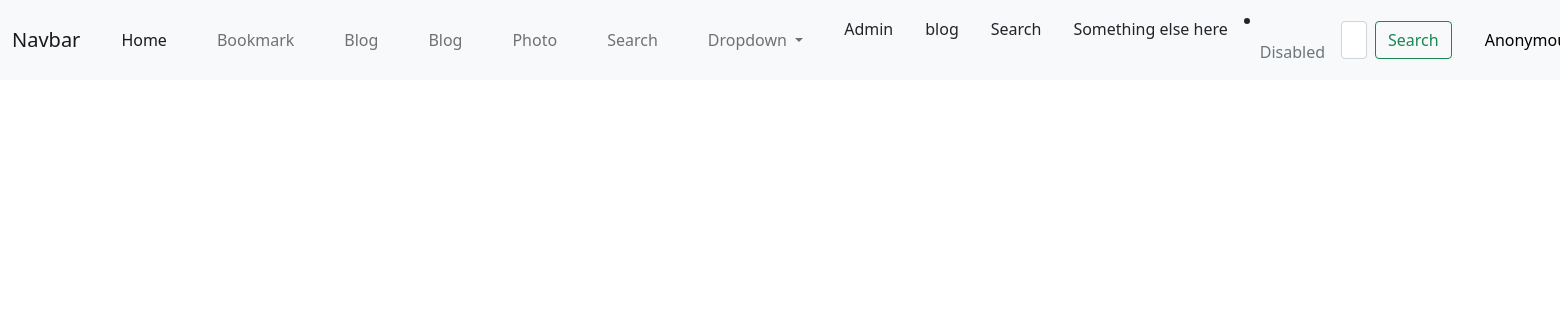
The app's page /photo/, older data.
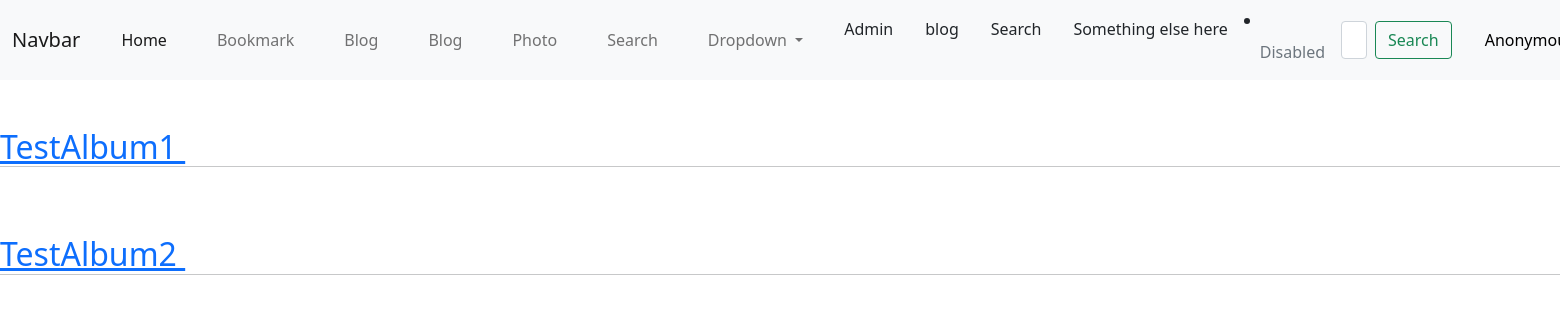
The same page, newer data.
### photo/models.py (models this page shows, shortened)
class Album(models.Model):
    name=models.CharField(max_length=30)
    description = models.CharField('One Line Description',max_length=100, blank=True )
    owner = models.ForeignKey('auth.User', on_delete=models.CASCADE, verbose_name='OWNER', blank=True, null=True )
    class Meta:
        ordering=('name',)

### photo/views.py (the view)
# urls.py: path('',views.AlbumLV.as_view(), name='index'),
class AlbumLV(ListView):
    model = Album

### photo/templates/photo/album_list.html (shortened to what this page needs)
{% extends 'base.html' %}
{% block content %}
    {%  for item in object_list %}
    <div class = 'mt-5'>
        <a class='h2' href="{% url 'photo:album_detail' item.id %}">
        {{item.name}}
        </a>&emsp;
    </div>
    <hr style='margin: 0 0 20px 0;'>
    {% endfor %}
{% endblock %}

### mysite/templates/base.html (shortened to what this page needs)
<!DOCTYPE html>
<html lang='ko'>
    <head>
        <link href="https://cdn.jsdelivr.net/npm/bootstrap@5.1.3/dist/css/bootstrap.min.css" rel="stylesheet">
    </head>
    <body>
        <nav class="navbar navbar-expand-lg navbar-light bg-light">
            <div class="container-fluid">
                <span class="navbar-brand" href="#">Navbar</span>
                <div class="collapse navbar-collapse" id="navbarSupportedContent">
                    <ul class="navbar-nav me-auto mb-2 mb-lg-0">
                        <li class="nav-item mx-1 btn btn-pimary">
                            <a class="nav-link active" aria-current="page" href="{% url 'home' %}">Home</a>
                        </li>
                        <li class="nav-item mx-1 btn btn-pimary">
                            <a class="nav-link" href="{% url 'bookmark:index' %}">Bookmark</a>
                        </li>
                        <li class="nav-item mx-1 btn btn-pimary">
                            <a class="nav-link" href="{% url 'blog:index' %}">Blog</a>
                        </li>
                        <li class="nav-item mx-1 btn btn-pimary">
                            <a class="nav-link" href="{% url 'blog:index' %}">Blog</a>
                        </li>
                        <li class="nav-item mx-1 btn btn-pimary">
                            <a class="nav-link" href="{% url 'photo:index' %}">Photo</a>
                        </li>
                        <li class="nav-item mx-1 btn btn-pimary">
                            <a class="nav-link"href="{% url 'blog:search' %}">Search</a>
                        </li>
                        <li class="nav-item dropdown mx-1 btn btn-pimary">
                            <a class="nav-link dropdown-toggle" href="#" id="navbarDropdown" role="button" data-toggle="dropdown" aria-expanded="false">
                            Dropdown
                            </a>
                            <div class="dropdown-menu" aria-labelledby="navbarDropdown">
                                <li><a class="dropdown-item" href="{% url 'admin:index' %}">Admin</a></li>
                                <li><a class="dropdown-item" href="{% url 'blog:post_archive' %}">blog</a></li>
                                <li><a class="dropdown-item" href="{% url 'blog:search' %}">Search</a></li>
                                <li><a class="dropdown-item" href="#">Something else here</a></li>
                            </div>
                        </li>
                        <li class="nav-item">
                            <a class="nav-link disabled">Disabled</a>
                        </li>
                    </ul>
                    <form class="d-flex" action="" method="post">
                        <input class="form-control me-2" type="search" placeholder="global_Search" aria-label="Search">
                        <button class="btn btn-outline-success" type="submit">Search</button>
                    </form>
                    <ul class='navbar-nav ml-5 mr-5'>
                        <li class='nav-item dropdown mx-1 btn btn-ptimary'>
                            {% if user.is_active %}
                                <a class='nav-link dropdown-toggle text-black' href='#' data-toggle='dropdown'>
                                    <i class='fas fa-user'></i>&ensp;{% firstof user.get_shor_name user.get_username %}&ensp;
                                </a>
                                <div class='dropdown-menu'>
                                    <a class='dropdown-item' href="{% url 'logout' %}">LOGOUT</a>
                                    <a class='dropdown-item' href="{% url 'password_change' %}">Change_password</a>
                                </div>
                            {% else %}
                                <a class='nav-link dropdown-toggle text-black' href='#' data-toggle="dropdown">
                                    &ensp;Anonymous&ensp;
                                </a>
                            {% endif %}
                        </li>
                    </ul>
                </div>
            </div>
        </nav>
        {% block content %}
        {% endblock %}
    </body>
</html>

Row changes from the older to the newer data that the page shows:
added Album: name "TestAlbum1"
added Album: name "TestAlbum2"
